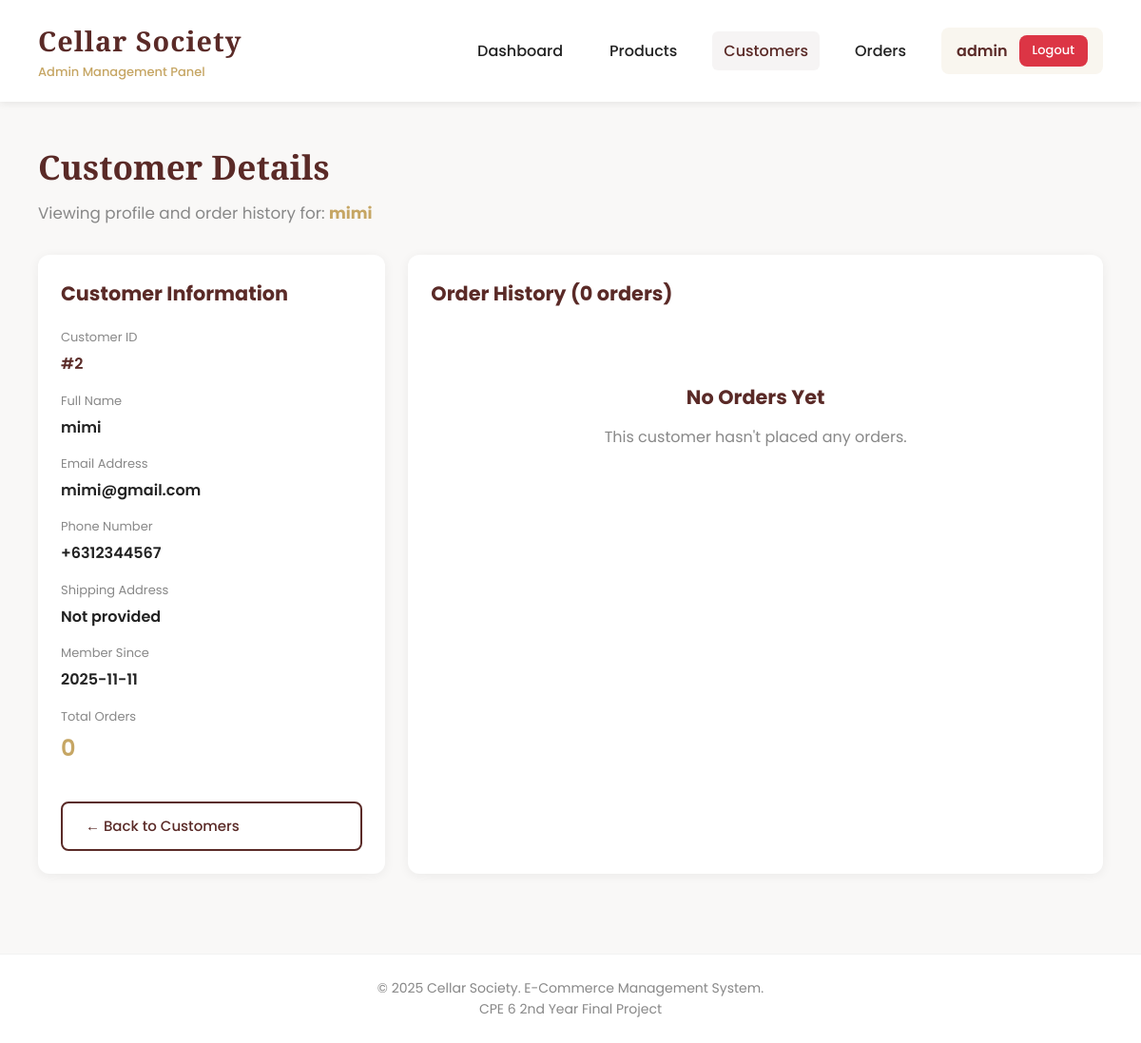
Screenshot of /customers/2 (signed in) with the database file from the repository.
### tables this page shows
CREATE TABLE customers (
       id INTEGER PRIMARY KEY AUTOINCREMENT,
       name TEXT NOT NULL,
       email TEXT UNIQUE NOT NULL,
       password TEXT NOT NULL,
       phone TEXT,
       date_of_birth TEXT,
       address TEXT,
       joined_at TIMESTAMP DEFAULT CURRENT_TIMESTAMP
    );

### cellar-society/app.py (the view)
@app.route('/customers/<int:customer_id>')
@admin_required
def customer_detail(customer_id):
    conn = get_db_connection()
    customer = conn.execute('SELECT * FROM customers WHERE id=?', (customer_id,)).fetchone()
    orders = conn.execute('''
        SELECT o.*, p.name AS product_name
        FROM orders o
        JOIN products p ON o.product_id = p.id
        WHERE o.customer_id=?
    ''', (customer_id,)).fetchall()
    conn.close()
    if not customer:
        flash('Customer not found.', 'error')
        return redirect(url_for('customers'))
    return render_template('admin/customer_detail.html', customer=customer, orders=orders)

### cellar-society/app.py (called while the page is built)
def get_db_connection():
    conn = sqlite3.connect(DB_PATH)
    conn.row_factory = sqlite3.Row
    return conn

def admin_required(f):
    @wraps(f)
    def decorated(*args, **kwargs):
        if 'admin_id' not in session:
            flash('Please log in as admin.', 'error')
            return redirect(url_for('login'))
        return f(*args, **kwargs)
    return decorated

### cellar-society/templates/admin/customer_detail.html (shortened to what this page needs)
{% extends "admin/base.html" %}
{% block content %}
<div class="page-header">
    <h2>Customer Details</h2>
    <p>Viewing profile and order history for: <strong style="color: var(--accent);">{{ customer.name }}</strong></p>
</div>
<div style="display: grid; grid-template-columns: 1fr 2fr; gap: 24px;">
    <div class="card">
        <h3>Customer Information</h3>
        <div style="margin-top: 20px;">
            <div style="margin-bottom: 16px;">
                <p style="color: var(--muted); font-size: 13px; margin-bottom: 4px;">Customer ID</p>
                <p style="font-weight: 600; color: var(--primary);">#{{ customer.id }}</p>
            </div>
            <div style="margin-bottom: 16px;">
                <p style="color: var(--muted); font-size: 13px; margin-bottom: 4px;">Full Name</p>
                <p style="font-weight: 600;">{{ customer.name }}</p>
            </div>
            <div style="margin-bottom: 16px;">
                <p style="color: var(--muted); font-size: 13px; margin-bottom: 4px;">Email Address</p>
                <p style="font-weight: 600;">{{ customer.email }}</p>
            </div>
            <div style="margin-bottom: 16px;">
                <p style="color: var(--muted); font-size: 13px; margin-bottom: 4px;">Phone Number</p>
                <p style="font-weight: 600;">{{ customer.phone if customer.phone else 'Not provided' }}</p>
            </div>
            <div style="margin-bottom: 16px;">
                <p style="color: var(--muted); font-size: 13px; margin-bottom: 4px;">Shipping Address</p>
                <p style="font-weight: 600;">{{ customer.address if customer.address else 'Not provided' }}</p>
            </div>
            <div style="margin-bottom: 16px;">
                <p style="color: var(--muted); font-size: 13px; margin-bottom: 4px;">Member Since</p>
                <p style="font-weight: 600;">{{ customer.joined_at[:10] }}</p>
            </div>
            <div style="margin-bottom: 16px;">
                <p style="color: var(--muted); font-size: 13px; margin-bottom: 4px;">Total Orders</p>
                <p style="font-weight: 600; color: var(--accent); font-size: 1.5em;">{{ orders|length }}</p>
            </div>
        </div>
        <a href="{{ url_for('customers') }}" class="btn ghost" style="margin-top: 20px; width: 100%;">← Back to Customers</a>
    </div>
    <div class="card">
        <h3>Order History ({{ orders|length }} orders)</h3>
        {% if orders %}
        <div class="table-container" style="margin-top: 20px;">
            <table>
                <thead>
                    <tr>
                        <th>Order ID</th>
                        <th>Product</th>
                        <th>Type</th>
                        <th>Quantity</th>
                        <th>Total Price</th>
                        <th>Status</th>
                        <th>Order Date</th>
                        <th>Action</th>
                    </tr>
                </thead>
                <tbody>
                    {% for order in orders %}
                    <tr>
                        <td><strong>#{{ order.id }}</strong></td>
                        <td>{{ order.product_name }}</td>
                        <td><span class="badge primary">{{ order.product_type }}</span></td>
                        <td>{{ order.quantity }}</td>
                        <td><strong>₱{{ "%.2f"|format(order.total_price) }}</strong></td>
                        <td>
                            {% if order.status == 'Pending' %}
                                <span class="badge warning">{{ order.status }}</span>
                            {% elif order.status == 'Processing' %}
                                <span class="badge primary">{{ order.status }}</span>
                            {% elif order.status == 'Delivered' %}
                                <span class="badge success">{{ order.status }}</span>
                            {% elif order.status == 'Received' %}
                                <span class="badge success">{{ order.status }}</span>
                            {% else %}
                                <span class="badge">{{ order.status }}</span>
                            {% endif %}
                        </td>
                        <td>{{ order.order_date[:10] }}</td>
                        <td>
                            <a href="{{ url_for('order_detail', order_id=order.id) }}" class="btn btn-small ghost">View</a>
                        </td>
                    </tr>
                    {% endfor %}
                </tbody>
            </table>
        </div>
        {% else %}
        <div class="empty-state">
            <h3>No Orders Yet</h3>
            <p>This customer hasn't placed any orders.</p>
        </div>
        {% endif %}
    </div>
</div>
{% endblock %}

### cellar-society/templates/admin/base.html (style rules this page uses)
:root { --primary: #5a2a27; --accent: #c6a664; --bg: #f9f8f7; --card-bg: #ffffff; --text: #222; --muted: #888; --success: #28a745; --danger: #dc3545; --warning: #ffc107; }
* { margin: 0; padding: 0; box-sizing: border-box; }
body { font-family: 'Poppins', sans-serif; background: var(--bg); color: var(--text); line-height: 1.6; }
.page-header { margin-bottom: 30px; }
.page-header h2 { font-family: 'Playfair Display', serif; color: var(--primary); font-size: 2.2em; margin-bottom: 8px; }
.page-header p { color: var(--muted); font-size: 1.05em; }
.card { background: var(--card-bg); border-radius: 12px; box-shadow: 0 2px 12px rgba(0,0,0,0.06); padding: 24px; margin-bottom: 24px; }
.card h3 { color: var(--primary); margin-bottom: 16px; font-size: 1.3em; }
.btn { padding: 12px 24px; border: none; border-radius: 8px; cursor: pointer; font-family: 'Poppins'; font-weight: 500; font-size: 15px; transition: all 0.3s; text-decoration: none; display: inline-block; }
.btn.ghost { background: transparent; border: 2px solid var(--primary); color: var(--primary); }
.empty-state { text-align: center; padding: 60px 20px; color: var(--muted); }
.empty-state h3 { color: var(--primary); margin-bottom: 12px; }

### rows the page displays
customers: name "mimi", id "2", email "mimi@gmail.com", phone "+6312344567", joined_at "2025-11-11"

### other values shown
{{ session.admin_username }} "admin"
{{ customer.address if customer.address else 'Not provided' }} "Not provided"
{{ orders|length }} "0"
